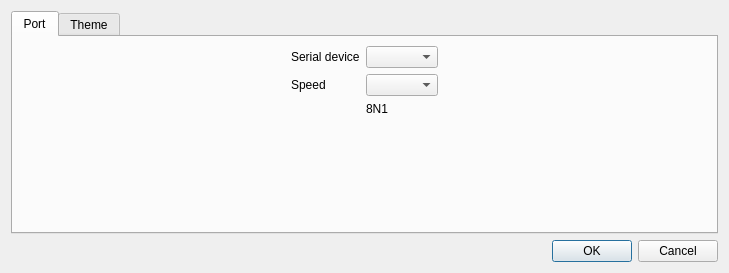
<?xml version="1.0" encoding="UTF-8"?>
<ui version="4.0">
 <class>PreferencesDialog</class>
 <widget class="QDialog" name="PreferencesDialog">
  <property name="geometry">
   <rect>
    <x>0</x>
    <y>0</y>
    <width>729</width>
    <height>273</height>
   </rect>
  </property>
  <property name="windowTitle">
   <string>Dialog</string>
  </property>
  <layout class="QVBoxLayout" name="verticalLayout">
   <item>
    <widget class="QTabWidget" name="tabWidget">
     <property name="currentIndex">
      <number>0</number>
     </property>
     <widget class="QWidget" name="tab">
      <attribute name="title">
       <string>Port</string>
      </attribute>
      <layout class="QHBoxLayout" name="horizontalLayout_2">
       <item>
        <spacer name="horizontalSpacer_2">
         <property name="orientation">
          <enum>Qt::Horizontal</enum>
         </property>
         <property name="sizeHint" stdset="0">
          <size>
           <width>40</width>
           <height>20</height>
          </size>
         </property>
        </spacer>
       </item>
       <item>
        <layout class="QFormLayout" name="formLayout">
         <item row="0" column="0">
          <widget class="QLabel" name="label_2">
           <property name="text">
            <string>Serial device</string>
           </property>
          </widget>
         </item>
         <item row="0" column="1">
          <widget class="QComboBox" name="cmbDevice"/>
         </item>
         <item row="1" column="0">
          <widget class="QLabel" name="label">
           <property name="text">
            <string>Speed</string>
           </property>
          </widget>
         </item>
         <item row="1" column="1">
          <widget class="QComboBox" name="cmbSpeed">
           <property name="editable">
            <bool>false</bool>
           </property>
           <property name="insertPolicy">
            <enum>QComboBox::InsertAlphabetically</enum>
           </property>
           <property name="frame">
            <bool>true</bool>
           </property>
          </widget>
         </item>
         <item row="2" column="1">
          <widget class="QLabel" name="label_3">
           <property name="text">
            <string>8N1</string>
           </property>
          </widget>
         </item>
        </layout>
       </item>
       <item>
        <spacer name="horizontalSpacer">
         <property name="orientation">
          <enum>Qt::Horizontal</enum>
         </property>
         <property name="sizeHint" stdset="0">
          <size>
           <width>40</width>
           <height>20</height>
          </size>
         </property>
        </spacer>
       </item>
      </layout>
     </widget>
     <widget class="QWidget" name="tab_2">
      <attribute name="title">
       <string>Theme</string>
      </attribute>
      <layout class="QHBoxLayout" name="horizontalLayout" stretch="0,1">
       <item>
        <layout class="QFormLayout" name="formLayout_2">
         <item row="0" column="0">
          <widget class="QLabel" name="label_4">
           <property name="text">
            <string>Font size</string>
           </property>
          </widget>
         </item>
         <item row="0" column="1">
          <widget class="QSpinBox" name="fontSizeSpinBox"/>
         </item>
         <item row="1" column="0">
          <widget class="QLabel" name="label_7">
           <property name="text">
            <string>Font</string>
           </property>
          </widget>
         </item>
         <item row="1" column="1">
          <widget class="QFontComboBox" name="fontComboBox">
           <property name="editable">
            <bool>false</bool>
           </property>
          </widget>
         </item>
         <item row="2" column="0">
          <widget class="QLabel" name="label_8">
           <property name="text">
            <string>Tab size</string>
           </property>
          </widget>
         </item>
         <item row="2" column="1">
          <widget class="QSpinBox" name="tabSizeSpinBox">
           <property name="minimum">
            <number>1</number>
           </property>
          </widget>
         </item>
        </layout>
       </item>
       <item>
        <widget class="PlainTextLog" name="plainTextEdit"/>
       </item>
      </layout>
     </widget>
    </widget>
   </item>
   <item>
    <widget class="QDialogButtonBox" name="buttonBox">
     <property name="orientation">
      <enum>Qt::Horizontal</enum>
     </property>
     <property name="standardButtons">
      <set>QDialogButtonBox::Cancel|QDialogButtonBox::Ok</set>
     </property>
    </widget>
   </item>
  </layout>
 </widget>
 <customwidgets>
  <customwidget>
   <class>PlainTextLog</class>
   <extends>QPlainTextEdit</extends>
   <header>plaintextlog.h</header>
  </customwidget>
 </customwidgets>
 <resources/>
 <connections>
  <connection>
   <sender>buttonBox</sender>
   <signal>accepted()</signal>
   <receiver>PreferencesDialog</receiver>
   <slot>accept()</slot>
   <hints>
    <hint type="sourcelabel">
     <x>248</x>
     <y>254</y>
    </hint>
    <hint type="destinationlabel">
     <x>157</x>
     <y>274</y>
    </hint>
   </hints>
  </connection>
  <connection>
   <sender>buttonBox</sender>
   <signal>rejected()</signal>
   <receiver>PreferencesDialog</receiver>
   <slot>reject()</slot>
   <hints>
    <hint type="sourcelabel">
     <x>316</x>
     <y>260</y>
    </hint>
    <hint type="destinationlabel">
     <x>286</x>
     <y>274</y>
    </hint>
   </hints>
  </connection>
 </connections>
</ui>
